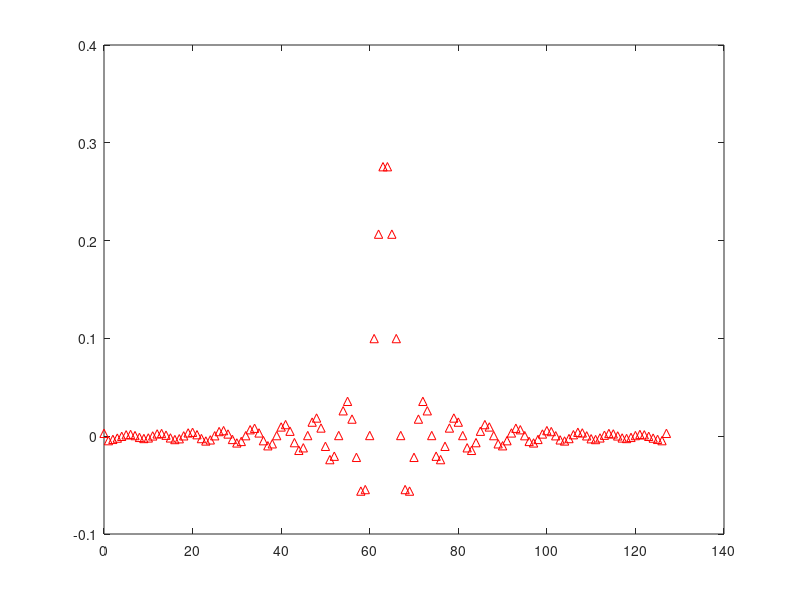
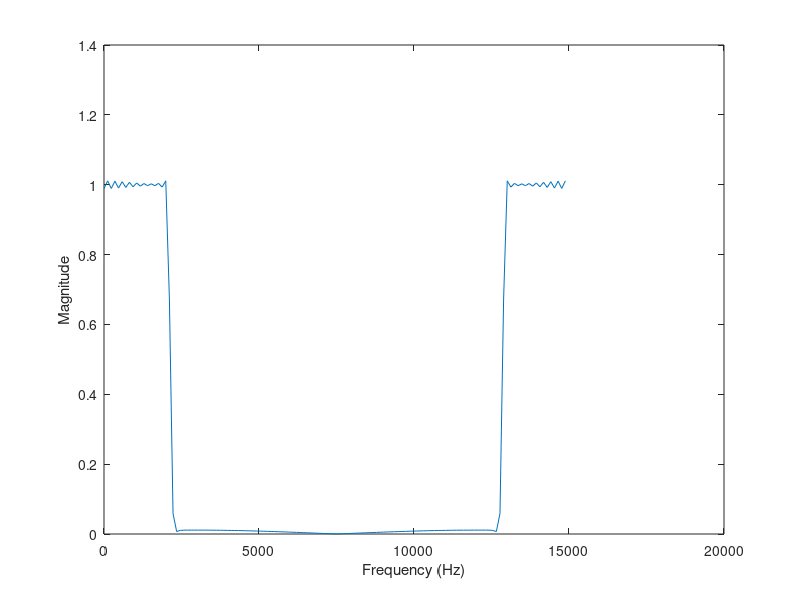
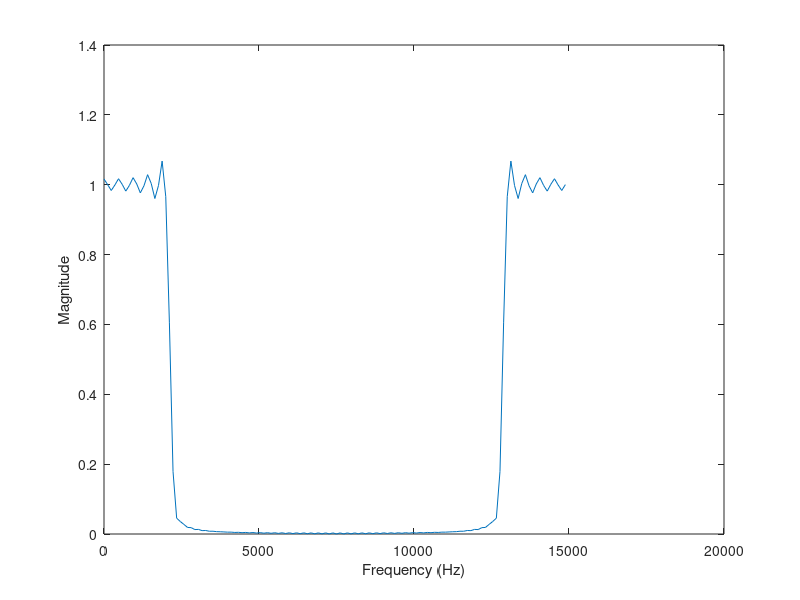
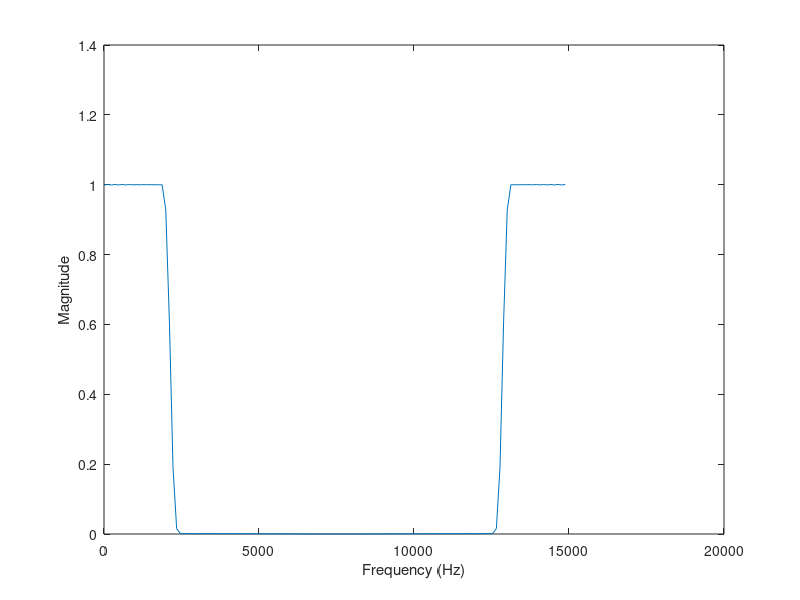

The MATLAB source for these figures, in order:
f = [0 0.27 0.3 1];
a = [1 1 0 0];
b = firpm(127,f,a);
[h1,w] = freqz(b,1,512);
figure(1)
plot(f,a,w/pi,abs(h1))
xlabel 'Radian Frequency', ylabel 'Magnitude'
impz(b,1) 
[h,t]=impz(b,1) 
y=fft(h);
z=(0:length(y)-1)*15000/length(y);
figure(2)
plot(z,abs(y));
xlabel 'Frequency (Hz)', ylabel 'Magnitude'

c=h([33:96])';
append=[zeros(1,32),c,zeros(1,32)];
y2=fft(append);
z2=(0:length(y2)-1)*15000/length(y2);
figure(3)
plot(z2,abs(y2));
xlabel 'Frequency (Hz)'
ylabel 'Magnitude'

ham=h.*hamming(length(h));
y3=fft(ham);
z3=(0:length(y3)-1)*15000/length(y3);
figure(4)
plot(z3,abs(y3));
xlabel 'Frequency (Hz)', 
ylabel 'Magnitude'

